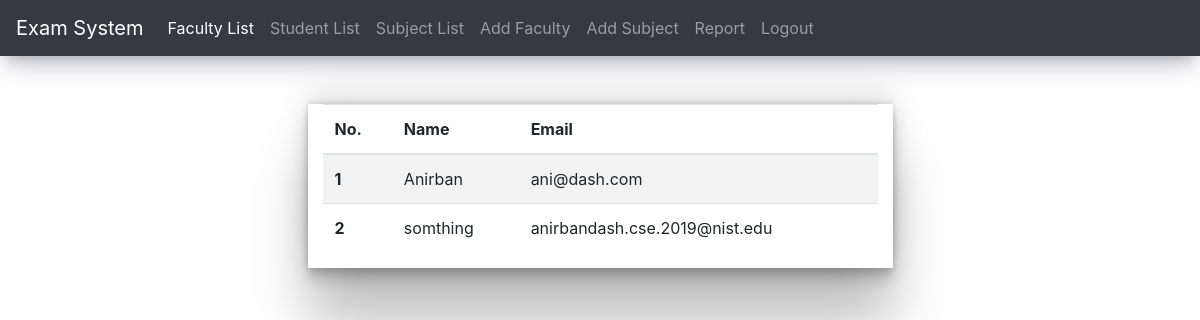
Page /coe_dash.php on the committed database.
### tables this page shows
CREATE TABLE `faculty` (
  `fac_id` int(11) NOT NULL,
  `name` varchar(255) DEFAULT NULL,
  `mail` varchar(255) DEFAULT NULL,
  `pass` varchar(255) DEFAULT NULL
);

### coe_dash.php (the view, shortened to what this page needs)
<?php
require("conn.php");
$fac_list="SELECT * from faculty";
$fac_res=mysqli_query($con,$fac_list) or die(mysqli_error($con));
?>
<!DOCTYPE html>
<html>
<head>
	<link rel="stylesheet" href="https://cdn.jsdelivr.net/npm/bootstrap@4.0.0/dist/css/bootstrap.min.css">
</head>
<body>
<nav class="navbar navbar-expand-lg navbar-dark bg-dark">
  <a class="navbar-brand" href="#">Exam System</a>
  <div class="collapse navbar-collapse" id="navbarNav">
    <ul class="navbar-nav">
      <li class="nav-item active">
        <a class="nav-link" href="coe_dash.php">Faculty List</a>
      </li>
      <li class="nav-item">
        <a class="nav-link" href="student_list.php">Student List</a>
      </li>
      <li class="nav-item">
        <a class="nav-link" href="sub_list.php">Subject List</a>
      </li>
      <li class="nav-item">
        <a class="nav-link" href="add_fac.php">Add Faculty</a>
      </li>
      <li class="nav-item">
        <a class="nav-link" href="add_sub.php">Add Subject</a>
      </li>
      <li class="nav-item">
        <a class="nav-link" href="report.php">Report</a>
      </li>
      <li class="nav-item">
        <a class="nav-link" href="logout.php">Logout</a>
      </li>
    </ul>
  </div>
</nav>
<div class="container-fluid">
    <div class="container col-md-6 mt-5">
    <table class="table table-striped">
  <thead>
    <tr>
      <th scope="col">No.</th>
      <th scope="col">Name</th>
      <th scope="col">Email</th>
    </tr>
  </thead>
  <tbody>
    <?php $i=1;
    while($row=mysqli_fetch_array($fac_res)){
      echo '<tr>
      <th scope="row">'.$i.'</th>
      <td>'.$row['name'].'</td>
      <td>'.$row['mail'].'</td>
    </tr>';
    $i++;
    }
    ?>
  </tbody>
</table>
    </div>
</div>
</body>
</html>

### coe_dash.php (style rules this page uses)
.col-md-6 { box-shadow: rgba(0, 0, 0, 0.25) 0px 54px 55px, rgba(0, 0, 0, 0.12) 0px -12px 30px, rgba(0, 0, 0, 0.12) 0px 4px 6px, rgba(0, 0, 0, 0.17) 0px 12px 13px, rgba(0, 0, 0, 0.09) 0px -3px 5px; }
nav { box-shadow: rgba(50, 50, 93, 0.25) 0px 13px 27px -5px, rgba(0, 0, 0, 0.3) 0px 8px 16px -8px; }
.container { overflow-x: scroll; }

### rows in the picture
faculty: name "Anirban", mail "ani@dash.com"
faculty: name "somthing", mail "anirbandash.cse.2019@nist.edu"
